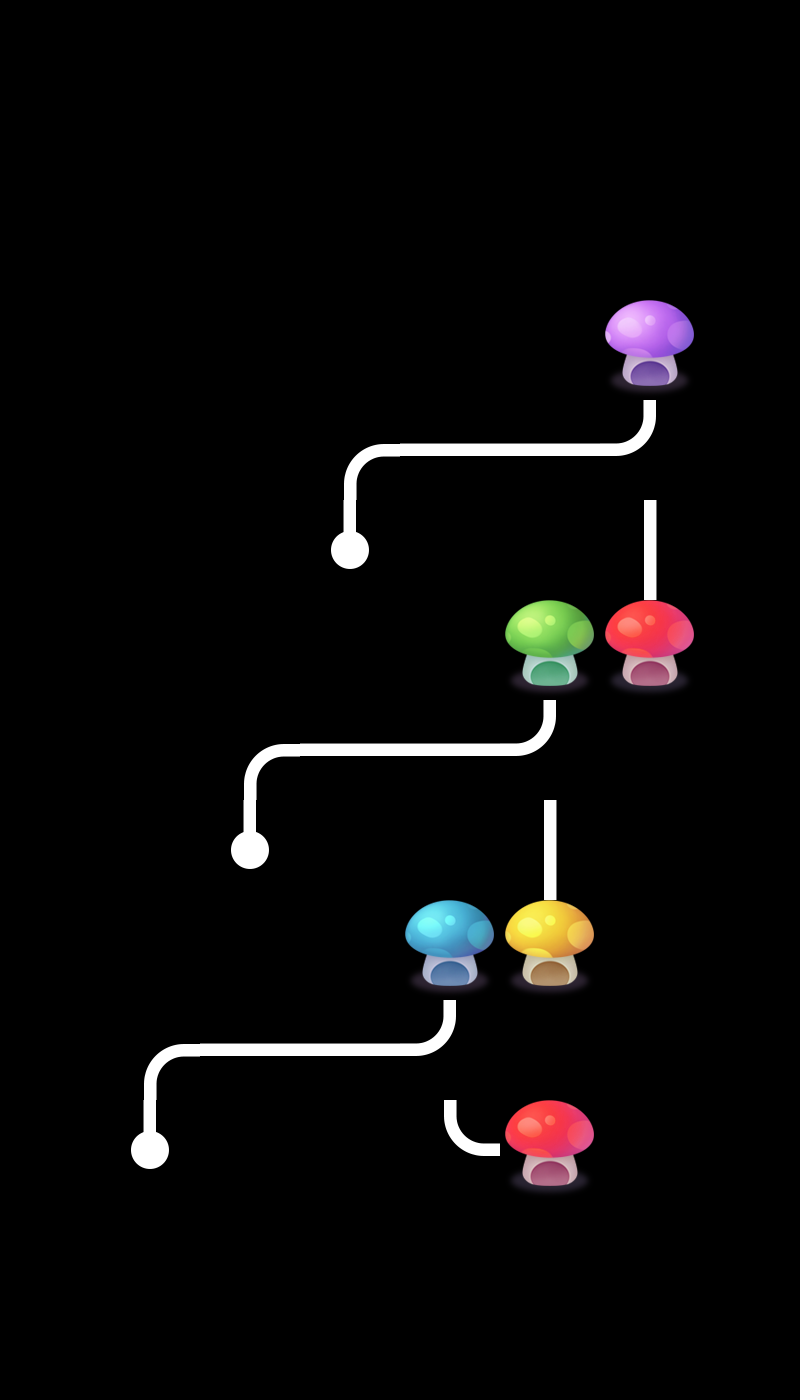

A level layout from a 2D game, rendered from its tile map. Below: a short description, then the map file with tile-grid data replaced by summaries:
An orthogonal 8x14 tile map with 100x100 px tiles, 3 tile layers (layer0, layer1, layer2), 3 tilesets and 3 objects.

<map version="1.0" orientation="orthogonal" renderorder="right-down" width="8" height="14" tilewidth="100" tileheight="100" nextobjectid="4">
 <tileset firstgid="1" name="tiled" tilewidth="100" tileheight="100">
  <image source="tiled.png" width="500" height="400" />
 </tileset>
 <tileset firstgid="21" name="tiled" tilewidth="100" tileheight="100">
  <image source="tiled.png" width="500" height="400" />
 </tileset>
 <tileset firstgid="41" name="tiled" tilewidth="100" tileheight="100">
  <image source="tiled.png" width="500" height="400" />
 </tileset>
 <layer name="layer0" width="8" height="14">
  <data>[112 cells, 8 non-empty, 7 distinct tile ids]</data>
 </layer>
 <layer name="layer1" width="8" height="14">
  <data>[112 cells, 8 non-empty, 7 distinct tile ids]</data>
 </layer>
 <layer name="layer2" width="8" height="14">
  <data>[112 cells, 8 non-empty, 7 distinct tile ids]</data>
 </layer>
 <objectgroup name="object1">
  <object id="1" x="421.212" y="1027.27" width="54.5455" height="51.5152">
   <properties>
    <property name="id" value="0" />
   </properties>
  </object>
  <object id="2" x="524.242" y="725.758" width="54.5455" height="51.5152">
   <properties>
    <property name="id" value="1" />
   </properties>
  </object>
  <object id="3" x="624.242" y="422.727" width="54.5455" height="51.5152">
   <properties>
    <property name="id" value="2" />
   </properties>
  </object>
 </objectgroup>
</map>
